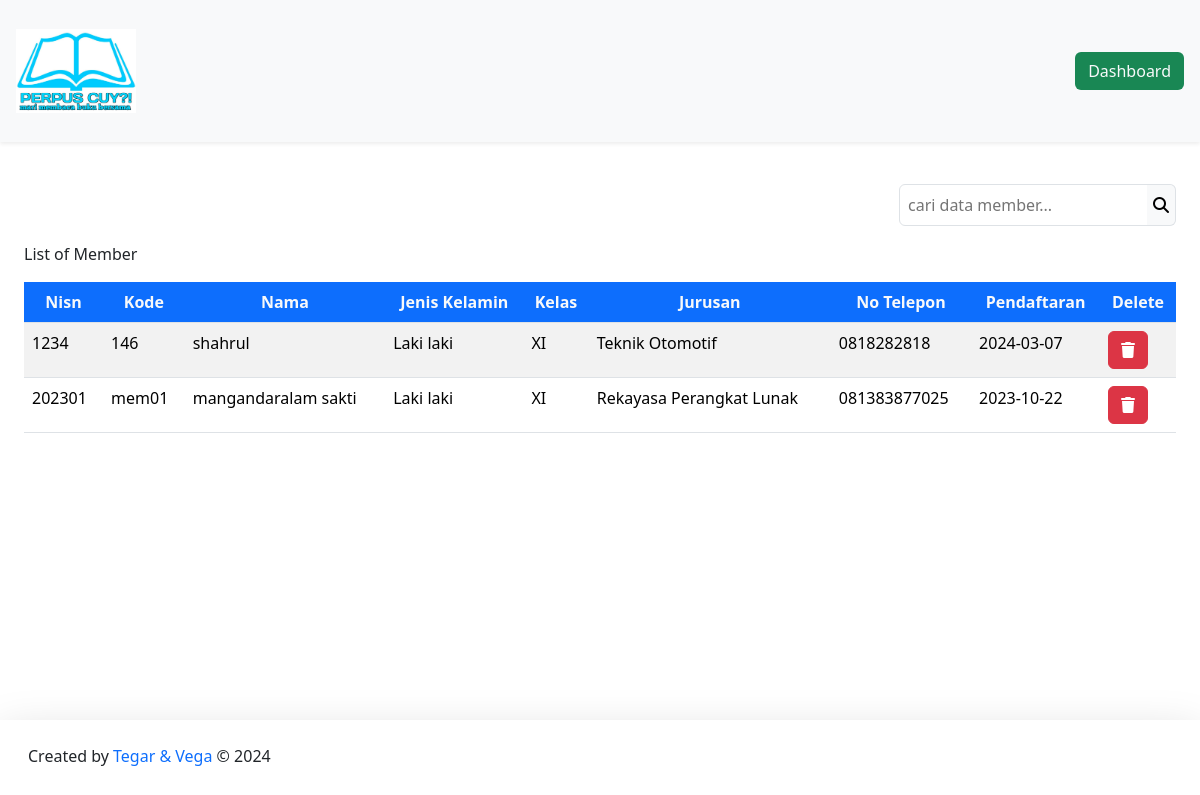
Page /DashboardAdmin/member/member.php (signed in) on the committed database.
### tables this page shows
CREATE TABLE `member` (
  `nisn` int(11) NOT NULL,
  `kode_member` varchar(12) NOT NULL,
  `nama` varchar(255) NOT NULL,
  `password` varchar(255) NOT NULL,
  `jenis_kelamin` varchar(20) NOT NULL,
  `kelas` varchar(5) NOT NULL,
  `jurusan` varchar(50) NOT NULL,
  `no_tlp` varchar(15) NOT NULL,
  `tgl_pendaftaran` date NOT NULL
);

### config/config.php (called while the page is built, shortened)
<?php
$host = "127.0.0.1";
$username = "root";
$password = "";
$database_name = "perpustakaan";
$connection = mysqli_connect($host, $username, $password, $database_name);
function queryReadData($dataKategori) {
  global $connection;
  $result = mysqli_query($connection, $dataKategori);
  $items = [];
  while($item = mysqli_fetch_assoc($result)) {
    $items[] = $item;
  }
  return $items;
}
?>

### DashboardAdmin/member/member.php (the view, shortened to what this page needs)
<?php
require "../../config/config.php";
$member = queryReadData("SELECT * FROM member");
?>
<!DOCTYPE html>
<html lang="en">
  <head>
    <link href="https://cdn.jsdelivr.net/npm/bootstrap@5.3.2/dist/css/bootstrap.min.css" rel="stylesheet">
  </head>
  <body>
    <nav class="navbar fixed-top bg-body-tertiary shadow-sm">
      <div class="container-fluid p-3">
        <a class="navbar-brand" href="#">
          <img src="../../assets/buku.jpg" alt="logo" width="120px">
        </a>
        <a class="btn btn-tertiary bg-success text-light" href="../dashboardAdmin.php">Dashboard</a>
      </div>
    </nav>
    <div class="p-4 mt-5">
     <form action="" method="post" class="mt-5">
       <div class="input-group d-flex justify-content-end mb-3">
         <input class="border p-2 rounded rounded-end-0 bg-tertiary" type="text" name="keyword" id="keyword" placeholder="cari data member...">
         <button class="border border-start-0 bg-light rounded rounded-start-0" type="submit" name="search"><i class="fa-solid fa-magnifying-glass"></i></button>
       </div>
      </form>
      <caption>List of Member</caption>
      <div class="table-responsive mt-3">
        <table class="table table-striped table-hover">
        <thead class="text-center">
          <tr>
            <th class="bg-primary text-light">Nisn</th>
            <th class="bg-primary text-light">Kode</th>
            <th class="bg-primary text-light">Nama</th>
            <th class="bg-primary text-light">Jenis Kelamin</th>
            <th class="bg-primary text-light">Kelas</th>
            <th class="bg-primary text-light">Jurusan</th>
            <th class="bg-primary text-light">No Telepon</th>
            <th class="bg-primary text-light">Pendaftaran</th>
            <th class="bg-primary text-light">Delete</th>
          </tr>
        </thead>
      <?php foreach($member as $item) : ?>
      <tr>
        <td><?=$item["nisn"];?></td>
        <td><?=$item["kode_member"];?></td>
        <td><?=$item["nama"];?></td>
        <td><?=$item["jenis_kelamin"];?></td>
        <td><?=$item["kelas"];?></td>
        <td><?=$item["jurusan"];?></td>
        <td><?=$item["no_tlp"];?></td>
        <td><?=$item["tgl_pendaftaran"];?></td>
        <td>
          <div class="action">
             <a href="deleteMember.php?id=<?= $item["nisn"]; ?>" class="btn btn-danger" onclick="return confirm('Yakin ingin menghapus data member ?');"><i class="fa-solid fa-trash"></i></a>
           </div>
        </td>
       </tr>
      <?php endforeach;?>
    </table>
    </div>
  </div>
    <footer class="fixed-bottom shadow-lg bg-subtle p-3">
      <div class="container-fluid d-flex justify-content-between">
      <p class="mt-2">Created by <span class="text-primary"> Tegar & Vega</span> © 2024</p>
      </div>
    </footer>
  </body>
</html>

### DashboardAdmin/member/member.php (style rules this page uses)
body { padding-top: 64px; }

### rows in the picture
member: nisn "1234", kode_member "146", nama "shahrul", jenis_kelamin "Laki laki", kelas "XI", jurusan "Teknik Otomotif", no_tlp "0818282818", tgl_pendaftaran "2024-03-07"
member: nisn "202301", kode_member "mem01", nama "mangandaralam sakti", jenis_kelamin "Laki laki", kelas "XI", jurusan "Rekayasa Perangkat Lunak", no_tlp "081383877025", tgl_pendaftaran "2023-10-22"
